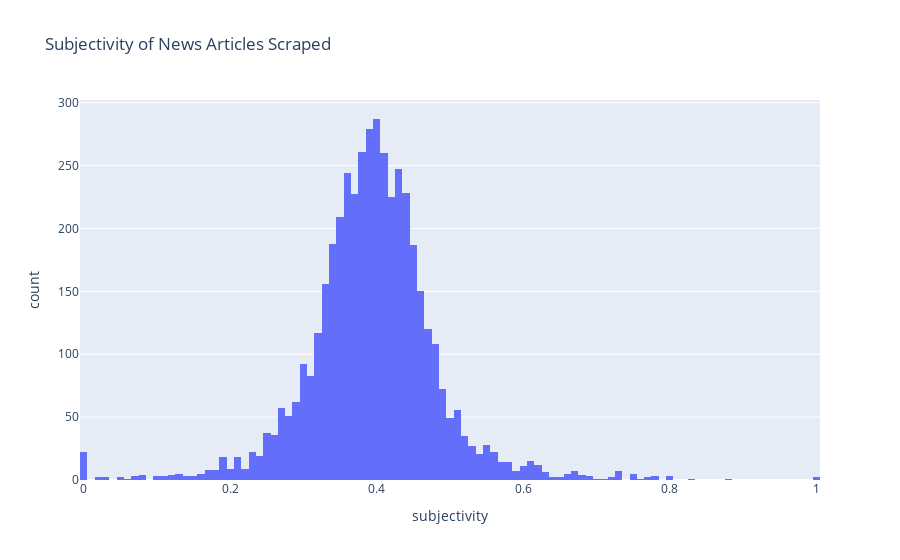

Notebook source saved alongside this figure:
### Code cell
px.histogram(articles, x='subjectivity', title='Subjectivity of News Articles Scraped')

### Figure 1 — Plotly figure (JSON) as saved in the notebook; plotly's stock layout.template omitted (floating-point values rounded to 4 significant figures; data arrays with more than 128 entries replaced by an {"elided": "..."} marker saying what was removed)
{"data": [{"alignmentgroup": "True", "bingroup": "x", "hoverlabel": {"namelength": 0}, "hovertemplate": "subjectivity=%{x}<br>count=%{y}", "legendgroup": "", "marker": {"color": "#636efa"}, "name": "", "offsetgroup": "", "orientation": "v", "showlegend": false, "type": "histogram", "x": {"elided": "4525 float values"}, "xaxis": "x", "yaxis": "y"}], "layout": {"barmode": "relative", "legend": {"tracegroupgap": 0}, "title": {"text": "Subjectivity of News Articles Scraped"}, "xaxis": {"anchor": "y", "domain": [0, 1], "title": {"text": "subjectivity"}}, "yaxis": {"anchor": "x", "domain": [0, 1], "title": {"text": "count"}}}}
